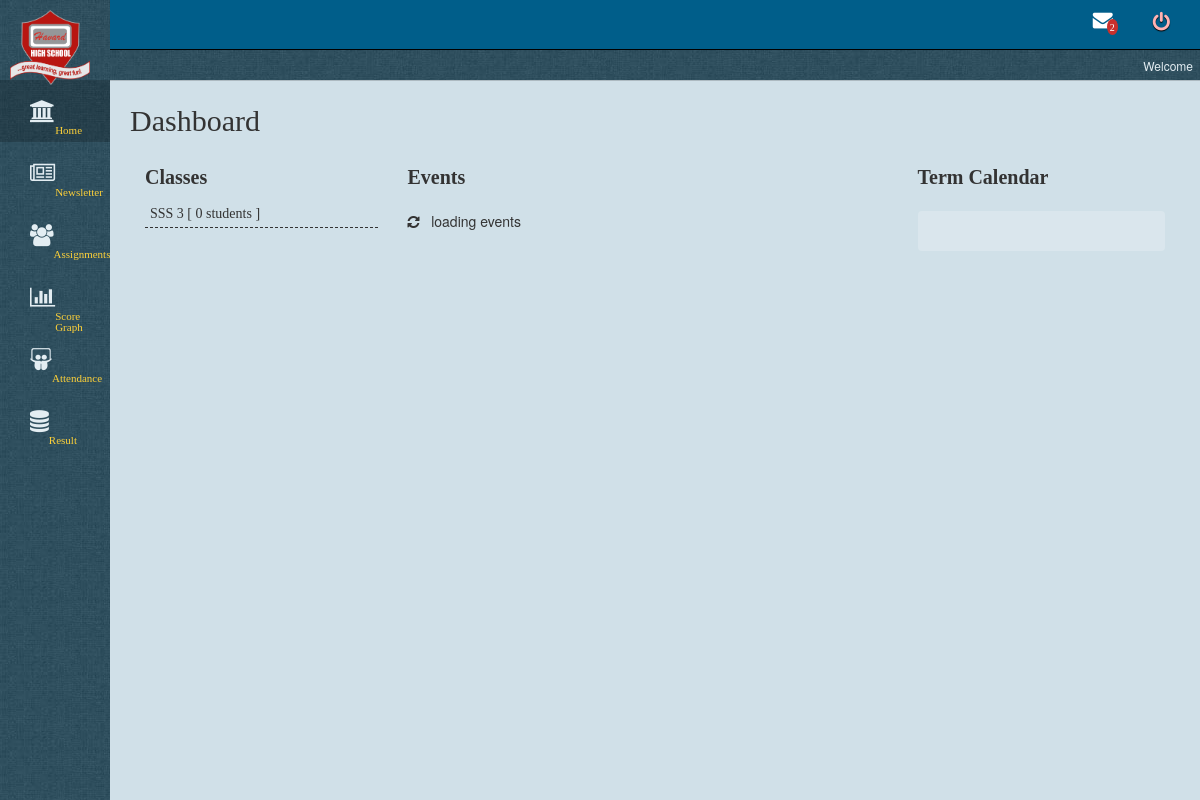
Before: /portalAdmin/PHP/collegePortalTeachers.php with the older database file.
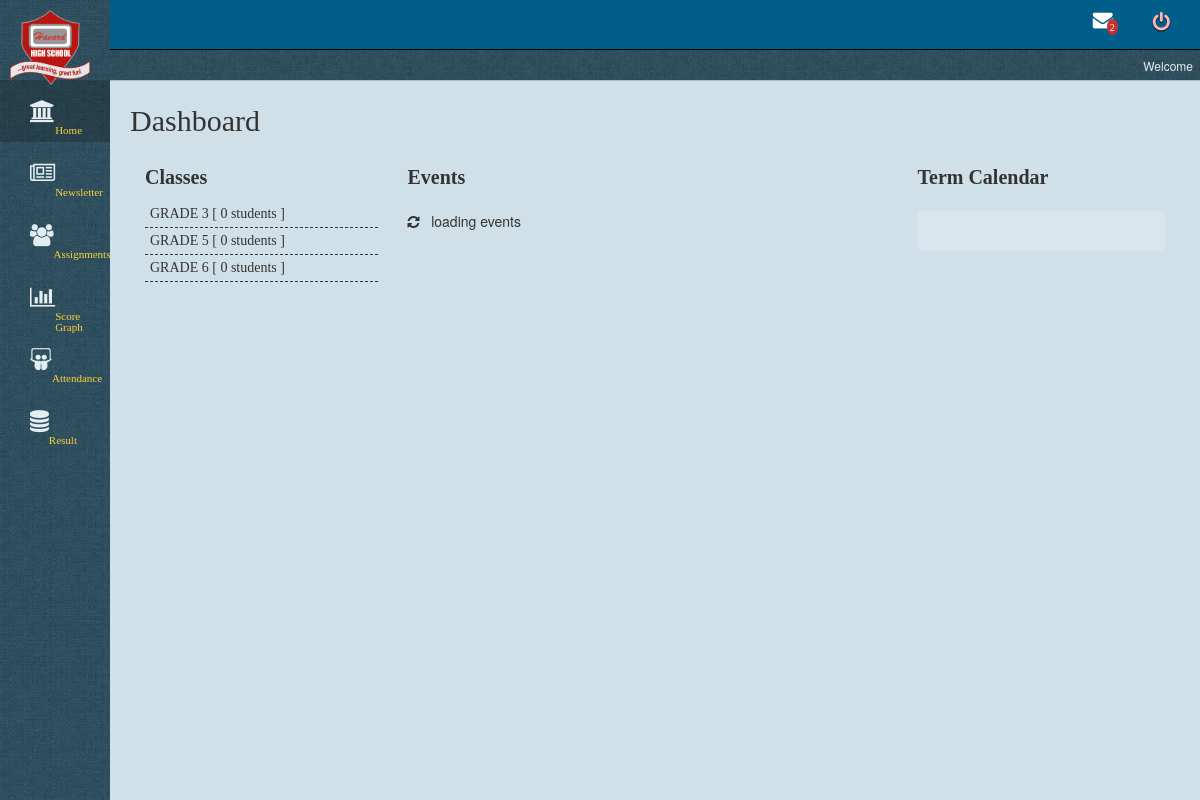
After: the same page with the newer database file.
### tables this page shows
CREATE TABLE `schclass` (
  `SN` int(11) NOT NULL,
  `ClassName` varchar(20) NOT NULL,
  `schooltype` int(1) NOT NULL,
  `addinfo` varchar(5) NOT NULL,
  `paymentcatid` int(2) NOT NULL,
  `ClassTeacher` varchar(50) NOT NULL,
  `reportcardtemplate` text NOT NULL
);

### portalAdmin/PHP/collegePortalTeachers.php (the view, shortened to what the changed rows need)
<?php
include 'PHP/databaseSQLconnectn.php';
?>
<html>
    <head>
        <link href="CSS/hcs.css" rel="stylesheet" type="text/css"/>
        <link href="../CSS/bootstrap.min.css" rel="stylesheet" type="text/css"/>
        <link href="../CSS/fa/css/font-awesome.css" rel="stylesheet" type="text/css"/>
        <link href="JS/summernote.css" rel="stylesheet" type="text/css"/>
    </head>
    <body>
        <div class="clearfix">
            <div class="pull-right" style="width:calc(100% - 110px); background-color:#D0E0E8; min-height:100%">
                <div style='margin:20px'>
                    <div class='row' style='margin:0px; background-color:#D0E0E8; min-height:600px' id="home">
                        <div class="col-lg-3 col-md-4 col-sm-12 col-xs-12">
                            <div style="font-family:raleway; font-size:20px; font-weight:bold; margin-bottom:20px">
                                <div id="classteachers" style='margin-top:10px'>
                                    <table style="font-family:verdana; width:100%; font-size:12px">
                                        <?php
                                        $ct = $_SESSION['TeacherID'];
                                        $d = mysqli_query($w, "select * from schclass where ClassTeacher='$ct' order by ClassName ASC");
                                        while ($a = mysqli_fetch_array($d)) {
                                            $fdf = $a['ClassName'];
                                            $classid = $a['SN'];
                                            $u = mysqli_query($w, "select * from schstudent where ClassID='$classid'");
                                            echo "<tr><td class='tcmnt' style='padding:5px'>" . $fdf . " [ " . mysqli_num_rows($u) . " students ]</td></tr>";
                                        }
                                        ?>
                                    </table>
                                </div>
                            </div>
                        </div>
                    </div>
                </div>
            </div>
    </body>
</html>

Changed rows visible on the page:
removed schclass: ClassName "SSS 3", mysqli_num_rows($u) "0"
added schclass: ClassName "GRADE 3", mysqli_num_rows($u) "0"
added schclass: ClassName "GRADE 5", mysqli_num_rows($u) "0"
added schclass: ClassName "GRADE 6", mysqli_num_rows($u) "0"
